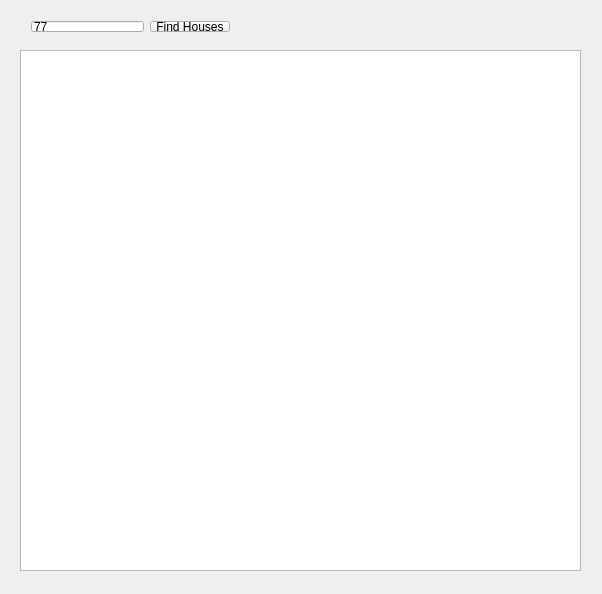
<?xml version="1.0" encoding="UTF-8"?>
<ui version="4.0">
 <class>XmlAddressParseClass</class>
 <widget class="QMainWindow" name="XmlAddressParseClass">
  <property name="geometry">
   <rect>
    <x>0</x>
    <y>0</y>
    <width>602</width>
    <height>594</height>
   </rect>
  </property>
  <property name="windowTitle">
   <string>XmlAddressParse</string>
  </property>
  <widget class="QWidget" name="centralWidget">
   <widget class="QLineEdit" name="copyEdit">
    <property name="geometry">
     <rect>
      <x>30</x>
      <y>130</y>
      <width>121</width>
      <height>20</height>
     </rect>
    </property>
    <property name="text">
     <string>50</string>
    </property>
    <property name="placeholderText">
     <string>50</string>
    </property>
   </widget>
   <widget class="QPushButton" name="findButton">
    <property name="geometry">
     <rect>
      <x>450</x>
      <y>400</y>
      <width>121</width>
      <height>23</height>
     </rect>
    </property>
    <property name="text">
     <string>Find</string>
    </property>
   </widget>
   <widget class="QTextBrowser" name="resultsBrowser">
    <property name="geometry">
     <rect>
      <x>20</x>
      <y>50</y>
      <width>561</width>
      <height>521</height>
     </rect>
    </property>
   </widget>
   <widget class="QLineEdit" name="elementEdit">
    <property name="geometry">
     <rect>
      <x>30</x>
      <y>200</y>
      <width>121</width>
      <height>20</height>
     </rect>
    </property>
    <property name="text">
     <string>check</string>
    </property>
    <property name="placeholderText">
     <string>check</string>
    </property>
   </widget>
   <widget class="QLineEdit" name="attributeEdit">
    <property name="geometry">
     <rect>
      <x>170</x>
      <y>200</y>
      <width>121</width>
      <height>20</height>
     </rect>
    </property>
    <property name="text">
     <string>id</string>
    </property>
    <property name="placeholderText">
     <string>id</string>
    </property>
   </widget>
   <widget class="QLineEdit" name="valueEdit">
    <property name="geometry">
     <rect>
      <x>310</x>
      <y>200</y>
      <width>121</width>
      <height>20</height>
     </rect>
    </property>
    <property name="text">
     <string>2</string>
    </property>
    <property name="placeholderText">
     <string>2</string>
    </property>
   </widget>
   <widget class="QLabel" name="elementlabel">
    <property name="geometry">
     <rect>
      <x>30</x>
      <y>180</y>
      <width>111</width>
      <height>16</height>
     </rect>
    </property>
    <property name="text">
     <string>Element</string>
    </property>
   </widget>
   <widget class="QLabel" name="attributelabel">
    <property name="geometry">
     <rect>
      <x>170</x>
      <y>180</y>
      <width>111</width>
      <height>16</height>
     </rect>
    </property>
    <property name="text">
     <string>Attribute</string>
    </property>
   </widget>
   <widget class="QLabel" name="valuelabel">
    <property name="geometry">
     <rect>
      <x>310</x>
      <y>180</y>
      <width>111</width>
      <height>16</height>
     </rect>
    </property>
    <property name="text">
     <string>Value</string>
    </property>
   </widget>
   <widget class="QLabel" name="copylabel">
    <property name="geometry">
     <rect>
      <x>30</x>
      <y>110</y>
      <width>121</width>
      <height>16</height>
     </rect>
    </property>
    <property name="text">
     <string>Elements to copy</string>
    </property>
   </widget>
   <widget class="QPushButton" name="copyButton">
    <property name="geometry">
     <rect>
      <x>450</x>
      <y>200</y>
      <width>121</width>
      <height>23</height>
     </rect>
    </property>
    <property name="text">
     <string>Copy</string>
    </property>
   </widget>
   <widget class="QLineEdit" name="openEdit">
    <property name="geometry">
     <rect>
      <x>30</x>
      <y>70</y>
      <width>401</width>
      <height>20</height>
     </rect>
    </property>
    <property name="text">
     <string>check_diff.xml</string>
    </property>
   </widget>
   <widget class="QPushButton" name="openButton">
    <property name="geometry">
     <rect>
      <x>450</x>
      <y>70</y>
      <width>121</width>
      <height>23</height>
     </rect>
    </property>
    <property name="text">
     <string>Open</string>
    </property>
   </widget>
   <widget class="QLabel" name="openlabel">
    <property name="geometry">
     <rect>
      <x>30</x>
      <y>50</y>
      <width>401</width>
      <height>16</height>
     </rect>
    </property>
    <property name="text">
     <string>Set xml file</string>
    </property>
   </widget>
   <widget class="QLabel" name="label">
    <property name="geometry">
     <rect>
      <x>30</x>
      <y>160</y>
      <width>121</width>
      <height>16</height>
     </rect>
    </property>
    <property name="text">
     <string>Or copy to</string>
    </property>
   </widget>
   <widget class="QPushButton" name="saveStructButton">
    <property name="geometry">
     <rect>
      <x>450</x>
      <y>470</y>
      <width>121</width>
      <height>23</height>
     </rect>
    </property>
    <property name="text">
     <string>Save Structure</string>
    </property>
   </widget>
   <widget class="QLineEdit" name="highEdit">
    <property name="geometry">
     <rect>
      <x>30</x>
      <y>260</y>
      <width>121</width>
      <height>20</height>
     </rect>
    </property>
   </widget>
   <widget class="QLineEdit" name="mid1Edit">
    <property name="geometry">
     <rect>
      <x>170</x>
      <y>300</y>
      <width>121</width>
      <height>20</height>
     </rect>
    </property>
   </widget>
   <widget class="QLineEdit" name="mid2Edit">
    <property name="geometry">
     <rect>
      <x>170</x>
      <y>350</y>
      <width>121</width>
      <height>20</height>
     </rect>
    </property>
   </widget>
   <widget class="QLineEdit" name="mid3Edit">
    <property name="geometry">
     <rect>
      <x>170</x>
      <y>400</y>
      <width>121</width>
      <height>20</height>
     </rect>
    </property>
   </widget>
   <widget class="QLineEdit" name="valEdit">
    <property name="geometry">
     <rect>
      <x>310</x>
      <y>400</y>
      <width>121</width>
      <height>20</height>
     </rect>
    </property>
   </widget>
   <widget class="QLabel" name="label_2">
    <property name="geometry">
     <rect>
      <x>30</x>
      <y>240</y>
      <width>111</width>
      <height>16</height>
     </rect>
    </property>
    <property name="text">
     <string>High</string>
    </property>
   </widget>
   <widget class="QLabel" name="label_3">
    <property name="geometry">
     <rect>
      <x>170</x>
      <y>280</y>
      <width>121</width>
      <height>16</height>
     </rect>
    </property>
    <property name="text">
     <string>Mid 1</string>
    </property>
   </widget>
   <widget class="QLabel" name="label_4">
    <property name="geometry">
     <rect>
      <x>310</x>
      <y>380</y>
      <width>121</width>
      <height>16</height>
     </rect>
    </property>
    <property name="text">
     <string>Value</string>
    </property>
   </widget>
   <widget class="QLabel" name="label_5">
    <property name="geometry">
     <rect>
      <x>170</x>
      <y>330</y>
      <width>121</width>
      <height>16</height>
     </rect>
    </property>
    <property name="text">
     <string>Mid 2</string>
    </property>
   </widget>
   <widget class="QLabel" name="label_6">
    <property name="geometry">
     <rect>
      <x>170</x>
      <y>380</y>
      <width>121</width>
      <height>16</height>
     </rect>
    </property>
    <property name="text">
     <string>Mid 3</string>
    </property>
   </widget>
   <widget class="QPushButton" name="pushButton">
    <property name="geometry">
     <rect>
      <x>170</x>
      <y>470</y>
      <width>121</width>
      <height>23</height>
     </rect>
    </property>
    <property name="text">
     <string>Find Additional</string>
    </property>
   </widget>
   <widget class="QWidget" name="horizontalLayoutWidget">
    <property name="geometry">
     <rect>
      <x>20</x>
      <y>10</y>
      <width>221</width>
      <height>33</height>
     </rect>
    </property>
    <layout class="QHBoxLayout" name="horizontalLayout">
     <item>
      <widget class="QLineEdit" name="findHousesEdit">
       <property name="text">
        <string>77</string>
       </property>
      </widget>
     </item>
     <item>
      <widget class="QPushButton" name="findHousesButton">
       <property name="text">
        <string>Find Houses</string>
       </property>
      </widget>
     </item>
    </layout>
   </widget>
   <zorder>copyEdit</zorder>
   <zorder>findButton</zorder>
   <zorder>elementEdit</zorder>
   <zorder>attributeEdit</zorder>
   <zorder>valueEdit</zorder>
   <zorder>elementlabel</zorder>
   <zorder>attributelabel</zorder>
   <zorder>valuelabel</zorder>
   <zorder>copylabel</zorder>
   <zorder>copyButton</zorder>
   <zorder>openEdit</zorder>
   <zorder>openButton</zorder>
   <zorder>openlabel</zorder>
   <zorder>label</zorder>
   <zorder>saveStructButton</zorder>
   <zorder>highEdit</zorder>
   <zorder>mid1Edit</zorder>
   <zorder>mid2Edit</zorder>
   <zorder>mid3Edit</zorder>
   <zorder>valEdit</zorder>
   <zorder>label_2</zorder>
   <zorder>label_3</zorder>
   <zorder>label_4</zorder>
   <zorder>label_5</zorder>
   <zorder>label_6</zorder>
   <zorder>pushButton</zorder>
   <zorder>resultsBrowser</zorder>
   <zorder>horizontalLayoutWidget</zorder>
  </widget>
 </widget>
 <layoutdefault spacing="6" margin="11"/>
 <resources/>
 <connections/>
</ui>
